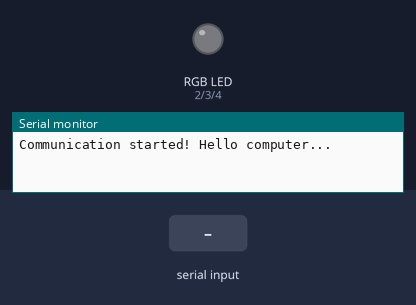
A sketch run on a simulated Arduino Uno, built with avr-gcc and run on an emulated ATmega328P. Parts: an RGB LED mixed from three pins (HIGH = lit), the last lines printed to the serial monitor. Inputs (shaded band) come from the test bench.

Above: at 1.2 s.
1.3 s: "r" received over Serial
At 2.3 s:
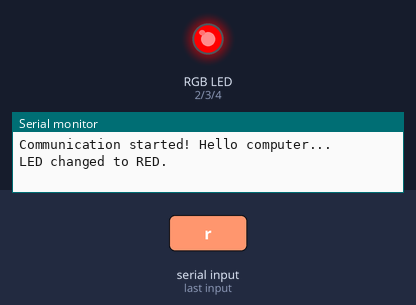
2.8 s: "g" received over Serial
At 3.4 s:
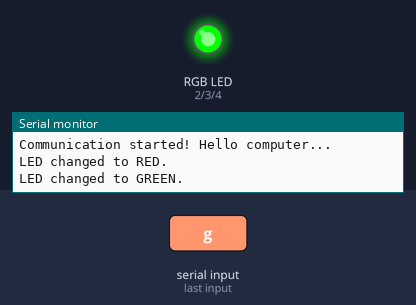
4.3 s: "b" received over Serial
At 4.6 s:
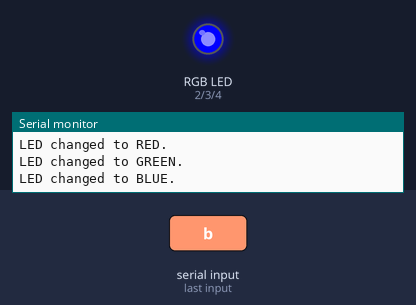
Timing chart, 0 to 7.3 s (numbered marks = the images above; inputs shaded):
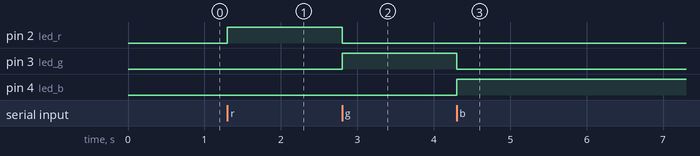

Measured:
- after the input at 1.3 s, pin 2 (led_r): LOW → HIGH at once
- after the input at 2.8 s, pin 2 (led_r): HIGH → LOW at once; pin 3 (led_g): LOW → HIGH at once
- after the input at 4.3 s, pin 3 (led_g): HIGH → LOW at once; pin 4 (led_b): LOW → HIGH at once

The sketch:

rgb_led_example_copy_20241223133658.ino
```cpp
// Define pinout
const int led_r = 2;
const int led_g = 3;
const int led_b = 4;

void setup() {
  // put your setup code here, to run once:
  //Collect serial data...
  Serial.begin(9600);
  Serial.println("Communication started! Hello computer...");

  //Configure pinout
  pinMode(led_r, OUTPUT);
  pinMode(led_g, OUTPUT);
  pinMode(led_b, OUTPUT);
}

void loop() {
  // put your main code here, to run repeatedly:
  if (Serial.available()){
    char key = Serial.read();

    //RED
    if (key == 'r'){
      reset_pinout();
      Serial.println("LED changed to RED.");
      digitalWrite(led_r, HIGH);
    } //GREEN
    else if (key == 'g'){
      reset_pinout();
      Serial.println("LED changed to GREEN.");
      digitalWrite(led_g, HIGH);
    } //BLUE
    else if(key == 'b'){
      reset_pinout();
      Serial.println("LED changed to BLUE.");
      digitalWrite(led_b, HIGH);
    }
  }
}

void reset_pinout() {
  digitalWrite(led_r, LOW);
  digitalWrite(led_g, LOW);
  digitalWrite(led_b, LOW);
}
```
